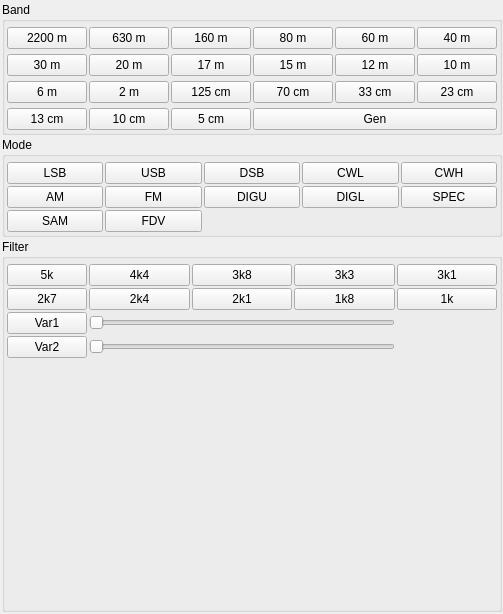
<?xml version="1.0" encoding="UTF-8"?>
<ui version="4.0">
 <class>RadioCtrl</class>
 <widget class="QWidget" name="RadioCtrl">
  <property name="geometry">
   <rect>
    <x>0</x>
    <y>0</y>
    <width>503</width>
    <height>614</height>
   </rect>
  </property>
  <property name="windowTitle">
   <string>Dialog</string>
  </property>
  <layout class="QVBoxLayout" name="verticalLayout">
   <property name="spacing">
    <number>2</number>
   </property>
   <property name="leftMargin">
    <number>2</number>
   </property>
   <property name="topMargin">
    <number>2</number>
   </property>
   <property name="rightMargin">
    <number>1</number>
   </property>
   <property name="bottomMargin">
    <number>2</number>
   </property>
   <item>
    <widget class="QGroupBox" name="groupBox_4">
     <property name="sizePolicy">
      <sizepolicy hsizetype="Preferred" vsizetype="Preferred">
       <horstretch>0</horstretch>
       <verstretch>0</verstretch>
      </sizepolicy>
     </property>
     <property name="title">
      <string>Band</string>
     </property>
     <property name="flat">
      <bool>true</bool>
     </property>
     <layout class="QGridLayout" name="gridLayout">
      <property name="leftMargin">
       <number>2</number>
      </property>
      <property name="topMargin">
       <number>5</number>
      </property>
      <property name="rightMargin">
       <number>2</number>
      </property>
      <property name="bottomMargin">
       <number>2</number>
      </property>
      <property name="horizontalSpacing">
       <number>2</number>
      </property>
      <property name="verticalSpacing">
       <number>5</number>
      </property>
      <item row="3" column="2">
       <widget class="AeroButton" name="bnd_125cm">
        <property name="text">
         <string>125 cm</string>
        </property>
       </widget>
      </item>
      <item row="3" column="4">
       <widget class="AeroButton" name="bnd_33cm">
        <property name="text">
         <string>33 cm</string>
        </property>
       </widget>
      </item>
      <item row="4" column="3" colspan="3">
       <widget class="AeroButton" name="bnd_gen">
        <property name="text">
         <string>Gen</string>
        </property>
       </widget>
      </item>
      <item row="2" column="2">
       <widget class="AeroButton" name="bnd_17m">
        <property name="text">
         <string>17 m</string>
        </property>
       </widget>
      </item>
      <item row="2" column="5">
       <widget class="AeroButton" name="bnd_10m">
        <property name="text">
         <string>10 m</string>
        </property>
       </widget>
      </item>
      <item row="1" column="3">
       <widget class="AeroButton" name="bnd_80m">
        <property name="text">
         <string>80 m</string>
        </property>
       </widget>
      </item>
      <item row="3" column="3">
       <widget class="AeroButton" name="bnd_70cm">
        <property name="text">
         <string>70 cm</string>
        </property>
       </widget>
      </item>
      <item row="3" column="0">
       <widget class="AeroButton" name="bnd_6m">
        <property name="text">
         <string>6 m</string>
        </property>
       </widget>
      </item>
      <item row="2" column="4">
       <widget class="AeroButton" name="bnd_12m">
        <property name="text">
         <string>12 m</string>
        </property>
       </widget>
      </item>
      <item row="2" column="3">
       <widget class="AeroButton" name="bnd_15m">
        <property name="text">
         <string>15 m</string>
        </property>
       </widget>
      </item>
      <item row="2" column="1">
       <widget class="AeroButton" name="bnd_20m">
        <property name="text">
         <string>20 m</string>
        </property>
       </widget>
      </item>
      <item row="1" column="5">
       <widget class="AeroButton" name="bnd_40m">
        <property name="text">
         <string>40 m</string>
        </property>
       </widget>
      </item>
      <item row="1" column="1">
       <widget class="AeroButton" name="bnd_630m">
        <property name="text">
         <string>630 m</string>
        </property>
       </widget>
      </item>
      <item row="4" column="2">
       <widget class="AeroButton" name="bnd_5cm">
        <property name="text">
         <string>5 cm</string>
        </property>
       </widget>
      </item>
      <item row="3" column="1">
       <widget class="AeroButton" name="bnd_2m">
        <property name="text">
         <string>2 m</string>
        </property>
       </widget>
      </item>
      <item row="1" column="2">
       <widget class="AeroButton" name="bnd_160m">
        <property name="text">
         <string>160 m</string>
        </property>
       </widget>
      </item>
      <item row="1" column="4">
       <widget class="AeroButton" name="bnd_60m">
        <property name="text">
         <string>60 m</string>
        </property>
       </widget>
      </item>
      <item row="3" column="5">
       <widget class="AeroButton" name="bnd_23cm">
        <property name="text">
         <string>23 cm</string>
        </property>
       </widget>
      </item>
      <item row="2" column="0">
       <widget class="AeroButton" name="bnd_30m">
        <property name="text">
         <string>30 m</string>
        </property>
       </widget>
      </item>
      <item row="4" column="0">
       <widget class="AeroButton" name="bnd_13cm">
        <property name="text">
         <string>13 cm</string>
        </property>
       </widget>
      </item>
      <item row="1" column="0">
       <widget class="AeroButton" name="bnd_2200m">
        <property name="text">
         <string>2200 m</string>
        </property>
       </widget>
      </item>
      <item row="4" column="1">
       <widget class="AeroButton" name="bnd_10cm">
        <property name="text">
         <string>10 cm</string>
        </property>
       </widget>
      </item>
     </layout>
    </widget>
   </item>
   <item>
    <widget class="QGroupBox" name="groupBox_2">
     <property name="title">
      <string>Mode</string>
     </property>
     <layout class="QGridLayout" name="gridLayout_3">
      <property name="leftMargin">
       <number>2</number>
      </property>
      <property name="topMargin">
       <number>5</number>
      </property>
      <property name="rightMargin">
       <number>2</number>
      </property>
      <property name="bottomMargin">
       <number>2</number>
      </property>
      <property name="spacing">
       <number>2</number>
      </property>
      <item row="0" column="1">
       <widget class="AeroButton" name="mode_usb">
        <property name="text">
         <string>USB</string>
        </property>
       </widget>
      </item>
      <item row="0" column="0">
       <widget class="AeroButton" name="mode_lsb">
        <property name="text">
         <string>LSB</string>
        </property>
       </widget>
      </item>
      <item row="0" column="4">
       <widget class="AeroButton" name="mode_cwu">
        <property name="text">
         <string>CWH</string>
        </property>
       </widget>
      </item>
      <item row="1" column="2">
       <widget class="AeroButton" name="mode_digu">
        <property name="text">
         <string>DIGU</string>
        </property>
       </widget>
      </item>
      <item row="1" column="4">
       <widget class="AeroButton" name="mode_spec">
        <property name="text">
         <string>SPEC</string>
        </property>
       </widget>
      </item>
      <item row="1" column="3">
       <widget class="AeroButton" name="mode_digl">
        <property name="text">
         <string>DIGL</string>
        </property>
       </widget>
      </item>
      <item row="1" column="1">
       <widget class="AeroButton" name="mode_fm">
        <property name="text">
         <string>FM</string>
        </property>
       </widget>
      </item>
      <item row="0" column="2">
       <widget class="AeroButton" name="mode_dsb">
        <property name="text">
         <string>DSB</string>
        </property>
       </widget>
      </item>
      <item row="0" column="3">
       <widget class="AeroButton" name="mode_cwl">
        <property name="text">
         <string>CWL</string>
        </property>
       </widget>
      </item>
      <item row="1" column="0">
       <widget class="AeroButton" name="mode_am">
        <property name="text">
         <string>AM</string>
        </property>
       </widget>
      </item>
      <item row="2" column="0">
       <widget class="AeroButton" name="mode_sam">
        <property name="text">
         <string>SAM</string>
        </property>
       </widget>
      </item>
      <item row="2" column="1">
       <widget class="AeroButton" name="mode_freedv">
        <property name="text">
         <string>FDV</string>
        </property>
       </widget>
      </item>
     </layout>
    </widget>
   </item>
   <item>
    <widget class="QGroupBox" name="groupBox">
     <property name="title">
      <string>Filter</string>
     </property>
     <property name="flat">
      <bool>true</bool>
     </property>
     <layout class="QVBoxLayout" name="verticalLayout_2">
      <property name="spacing">
       <number>2</number>
      </property>
      <property name="leftMargin">
       <number>2</number>
      </property>
      <property name="topMargin">
       <number>5</number>
      </property>
      <property name="rightMargin">
       <number>2</number>
      </property>
      <property name="bottomMargin">
       <number>2</number>
      </property>
      <item>
       <layout class="QGridLayout" name="gridLayout_2">
        <item row="1" column="0">
         <widget class="AeroButton" name="filter_6">
          <property name="text">
           <string>2k7</string>
          </property>
         </widget>
        </item>
        <item row="0" column="4">
         <widget class="AeroButton" name="filter_5">
          <property name="text">
           <string>3k1</string>
          </property>
         </widget>
        </item>
        <item row="1" column="3">
         <widget class="AeroButton" name="filter_9">
          <property name="text">
           <string>1k8</string>
          </property>
         </widget>
        </item>
        <item row="2" column="0">
         <widget class="AeroButton" name="filter_var1">
          <property name="sizePolicy">
           <sizepolicy hsizetype="Fixed" vsizetype="Fixed">
            <horstretch>0</horstretch>
            <verstretch>0</verstretch>
           </sizepolicy>
          </property>
          <property name="text">
           <string>Var1</string>
          </property>
         </widget>
        </item>
        <item row="0" column="0">
         <widget class="AeroButton" name="filter_1">
          <property name="text">
           <string>5k</string>
          </property>
         </widget>
        </item>
        <item row="0" column="2">
         <widget class="AeroButton" name="filter_3">
          <property name="text">
           <string>3k8</string>
          </property>
         </widget>
        </item>
        <item row="0" column="3">
         <widget class="AeroButton" name="filter_4">
          <property name="text">
           <string>3k3</string>
          </property>
         </widget>
        </item>
        <item row="1" column="2">
         <widget class="AeroButton" name="filter_8">
          <property name="text">
           <string>2k1</string>
          </property>
         </widget>
        </item>
        <item row="1" column="1">
         <widget class="AeroButton" name="filter_7">
          <property name="text">
           <string>2k4</string>
          </property>
         </widget>
        </item>
        <item row="1" column="4">
         <widget class="AeroButton" name="filter_10">
          <property name="text">
           <string>1k</string>
          </property>
         </widget>
        </item>
        <item row="0" column="1">
         <widget class="AeroButton" name="filter_2">
          <property name="text">
           <string>4k4</string>
          </property>
         </widget>
        </item>
        <item row="3" column="0">
         <widget class="AeroButton" name="filter_var2">
          <property name="text">
           <string>Var2</string>
          </property>
         </widget>
        </item>
        <item row="3" column="1" colspan="3">
         <widget class="QSlider" name="Var2_Slider">
          <property name="orientation">
           <enum>Qt::Horizontal</enum>
          </property>
         </widget>
        </item>
        <item row="2" column="1" colspan="3">
         <widget class="QSlider" name="Var1_Slider">
          <property name="orientation">
           <enum>Qt::Horizontal</enum>
          </property>
         </widget>
        </item>
       </layout>
      </item>
      <item>
       <spacer name="verticalSpacer">
        <property name="orientation">
         <enum>Qt::Vertical</enum>
        </property>
        <property name="sizeHint" stdset="0">
         <size>
          <width>20</width>
          <height>40</height>
         </size>
        </property>
       </spacer>
      </item>
     </layout>
    </widget>
   </item>
  </layout>
 </widget>
 <customwidgets>
  <customwidget>
   <class>AeroButton</class>
   <extends>QPushButton</extends>
   <header location="global">Util/cusdr_buttons.h</header>
  </customwidget>
 </customwidgets>
 <resources/>
 <connections/>
</ui>
